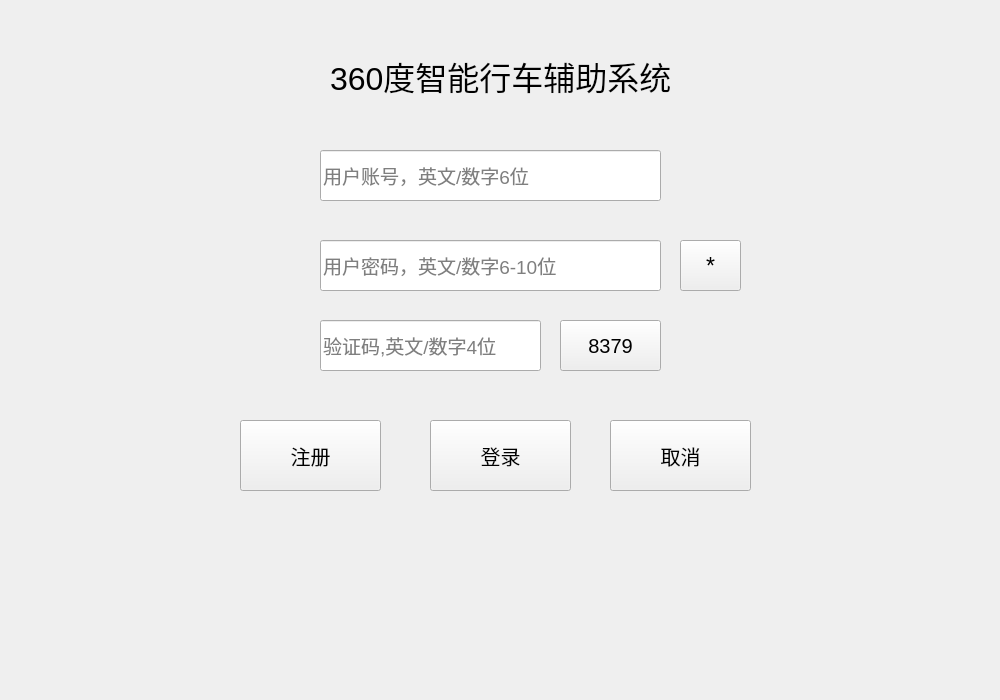
<?xml version="1.0" encoding="UTF-8"?>
<ui version="4.0">
 <class>LoginWidget</class>
 <widget class="QWidget" name="LoginWidget">
  <property name="geometry">
   <rect>
    <x>0</x>
    <y>0</y>
    <width>1000</width>
    <height>700</height>
   </rect>
  </property>
  <property name="windowTitle">
   <string>Form</string>
  </property>
  <widget class="QLabel" name="label">
   <property name="geometry">
    <rect>
     <x>330</x>
     <y>40</y>
     <width>371</width>
     <height>71</height>
    </rect>
   </property>
   <property name="font">
    <font>
     <pointsize>24</pointsize>
    </font>
   </property>
   <property name="text">
    <string>360度智能行车辅助系统</string>
   </property>
  </widget>
  <widget class="QLineEdit" name="lineEdit">
   <property name="geometry">
    <rect>
     <x>320</x>
     <y>150</y>
     <width>341</width>
     <height>51</height>
    </rect>
   </property>
   <property name="font">
    <font>
     <pointsize>14</pointsize>
    </font>
   </property>
   <property name="placeholderText">
    <string>用户账号，英文/数字6位</string>
   </property>
  </widget>
  <widget class="QLineEdit" name="lineEdit_2">
   <property name="geometry">
    <rect>
     <x>320</x>
     <y>240</y>
     <width>341</width>
     <height>51</height>
    </rect>
   </property>
   <property name="font">
    <font>
     <pointsize>14</pointsize>
    </font>
   </property>
   <property name="echoMode">
    <enum>QLineEdit::Password</enum>
   </property>
   <property name="placeholderText">
    <string>用户密码，英文/数字6-10位 </string>
   </property>
  </widget>
  <widget class="QPushButton" name="pushButton">
   <property name="geometry">
    <rect>
     <x>680</x>
     <y>240</y>
     <width>61</width>
     <height>51</height>
    </rect>
   </property>
   <property name="font">
    <font>
     <pointsize>17</pointsize>
    </font>
   </property>
   <property name="text">
    <string>*</string>
   </property>
  </widget>
  <widget class="QLineEdit" name="lineEdit_3">
   <property name="geometry">
    <rect>
     <x>320</x>
     <y>320</y>
     <width>221</width>
     <height>51</height>
    </rect>
   </property>
   <property name="font">
    <font>
     <pointsize>14</pointsize>
    </font>
   </property>
   <property name="placeholderText">
    <string>验证码,英文/数字4位</string>
   </property>
  </widget>
  <widget class="QPushButton" name="pushButton_2">
   <property name="geometry">
    <rect>
     <x>560</x>
     <y>320</y>
     <width>101</width>
     <height>51</height>
    </rect>
   </property>
   <property name="font">
    <font>
     <pointsize>15</pointsize>
    </font>
   </property>
   <property name="text">
    <string>8379</string>
   </property>
  </widget>
  <widget class="QPushButton" name="pushButton_3">
   <property name="geometry">
    <rect>
     <x>240</x>
     <y>420</y>
     <width>141</width>
     <height>71</height>
    </rect>
   </property>
   <property name="font">
    <font>
     <pointsize>15</pointsize>
    </font>
   </property>
   <property name="text">
    <string>注册</string>
   </property>
  </widget>
  <widget class="QPushButton" name="pushButton_4">
   <property name="geometry">
    <rect>
     <x>430</x>
     <y>420</y>
     <width>141</width>
     <height>71</height>
    </rect>
   </property>
   <property name="font">
    <font>
     <pointsize>15</pointsize>
    </font>
   </property>
   <property name="text">
    <string>登录</string>
   </property>
  </widget>
  <widget class="QPushButton" name="pushButton_5">
   <property name="geometry">
    <rect>
     <x>610</x>
     <y>420</y>
     <width>141</width>
     <height>71</height>
    </rect>
   </property>
   <property name="font">
    <font>
     <pointsize>15</pointsize>
    </font>
   </property>
   <property name="text">
    <string>取消</string>
   </property>
  </widget>
 </widget>
 <resources/>
 <connections/>
</ui>
